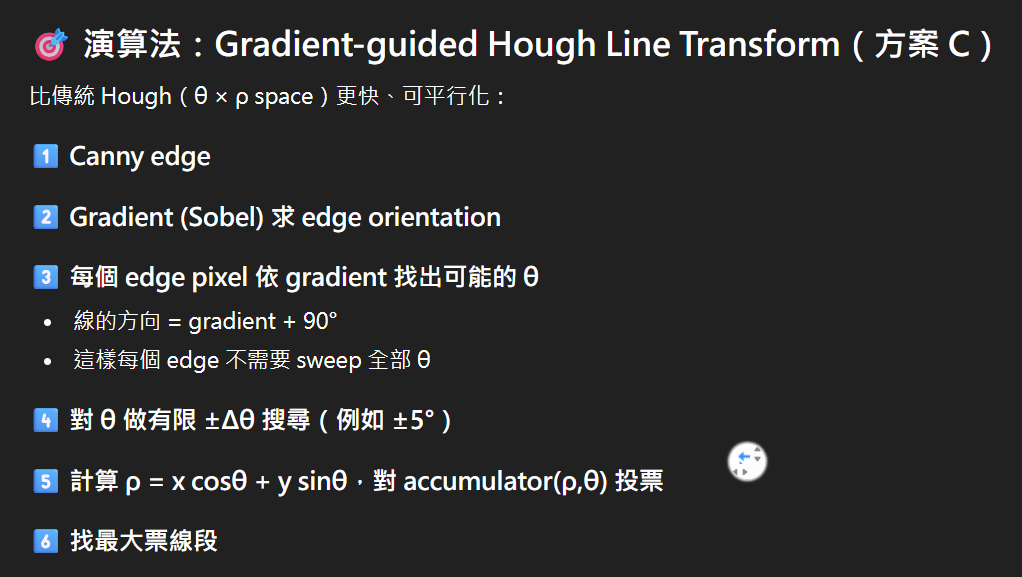
//> input picture gpt_explain.png, 1022 x 577 px
$ ./main_star_localacc ../gpt_explain.png   (built with g++ and OpenCV 4)
//> lines starting //> are read from the running program, lines starting //| are printed output that depends on the picture; after the words box and inside, x2 and y2 are one past the last pixel; in counts of white or black regions, pixels touching at a corner belong together
#include <immintrin.h>
#include <pthread.h>

#include <algorithm>
#include <chrono>
#include <cmath>
#include <iostream>
#include <opencv2/opencv.hpp>
#include <vector>

using namespace std;
using namespace cv;
using namespace chrono;

struct Params {
    string input, output = "output_localavx.png", mode = "circle";
    int rmin = 100, rmax = 200, rstep = 1;
    int canny_low = 80, canny_high = 180;
    int theta_step_deg = 1, theta_window_deg = 4;
    int threads = 8;
};

Params parse_args(int argc, char** argv) {
//> called with argc = 2
    Params p;
    if (argc < 2) {
        cerr << "Usage: " << argv[0] << " input.png [options]\n";
        exit(1);
    }
    p.input = argv[1];
    for (int i = 2; i < argc; i++) {
        string a = argv[i];
        if (a == "-o" && i + 1 < argc)
            p.output = argv[++i];
        else if (a == "--mode" && i + 1 < argc)
            p.mode = argv[++i];
        else if (a == "--rmin" && i + 1 < argc)
            p.rmin = stoi(argv[++i]);
        else if (a == "--rmax" && i + 1 < argc)
            p.rmax = stoi(argv[++i]);
        else if (a == "--rstep" && i + 1 < argc)
            p.rstep = stoi(argv[++i]);
        else if (a == "--tstep" && i + 1 < argc)
            p.theta_step_deg = stoi(argv[++i]);
        else if (a == "--twin" && i + 1 < argc)
            p.theta_window_deg = stoi(argv[++i]);
        else if (a == "-t" && i + 1 < argc)
            p.threads = stoi(argv[++i]);
    }
    if (p.mode == "circle")
        p.output = "out_circle_pthreads_2d.png";
    else if (p.mode == "line")
        p.output = "out_line_pthreads_2d.png";
    return p;
}

struct Edge {
    int x, y;
    float nx, ny;
};

struct ThreadArg {
    const vector<Edge>* edges;
    size_t start, end;
    int W, H;
    int rmin, rmax, rstep;
    int* local_acc;  // aligned memory for AVX2
    double elapsed_ms;
};

void* vote_circle_thread(void* arg) {
    auto t0 = high_resolution_clock::now();
    ThreadArg* ta = (ThreadArg*)arg;
    const vector<Edge>& edges = *ta->edges;
    int W = ta->W, H = ta->H;

    for (size_t i = ta->start; i < ta->end; i++) {
        const Edge& e = edges[i];
        for (int r = ta->rmin; r <= ta->rmax; r += ta->rstep) {
            // 正方向
            int cx = int(round(e.x + r * e.nx));
            int cy = int(round(e.y + r * e.ny));
            if ((unsigned)cx < (unsigned)W && (unsigned)cy < (unsigned)H)
                ta->local_acc[cy * W + cx]++;
            // 反方向
            int cx2 = int(round(e.x - r * e.nx));
            int cy2 = int(round(e.y - r * e.ny));
            if ((unsigned)cx2 < (unsigned)W && (unsigned)cy2 < (unsigned)H)
                ta->local_acc[cy2 * W + cx2]++;
        }
    }

    auto t1 = high_resolution_clock::now();
    ta->elapsed_ms = duration<double, milli>(t1 - t0).count();
    return nullptr;
}

// AVX2 合併 local_acc
void merge_acc_avx(int* acc, const vector<int*>& locals, int N, int T) {
    size_t i = 0;
    for (; i + 8 <= (size_t)N; i += 8) {
        __m256i vsum = _mm256_setzero_si256();
        for (int t = 0; t < T; t++) {
            __m256i v = _mm256_load_si256((__m256i*)(locals[t] + i));
            vsum = _mm256_add_epi32(vsum, v);
        }
        _mm256_store_si256((__m256i*)(acc + i), vsum);
    }
    // tail
    for (; i < (size_t)N; i++) {
        int s = 0;
        for (int t = 0; t < T; t++) s += locals[t][i];
        acc[i] = s;
    }
}

int main(int argc, char** argv) {
    Params p = parse_args(argc, argv);

    Mat img = imread(p.input);
//> img is the input picture: 577 rows x 1022 cols, CV_8UC3; mean B, G, R 46.3, 45.8, 45.5
    if (img.empty()) {
        cerr << "Cannot open image\n";
        return -1;
    }

    Mat gray;
    cvtColor(img, gray, COLOR_BGR2GRAY);
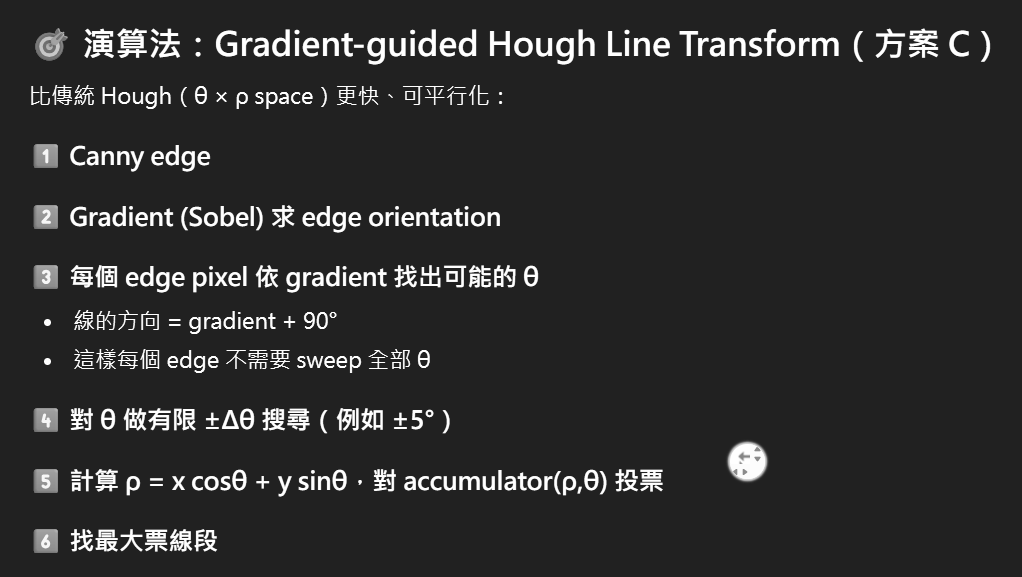
//> gray: 577 rows x 1022 cols, CV_8UC1; min 33, max 255, mean 45.7

    Mat edges;
    Canny(gray, edges, p.canny_low, p.canny_high);
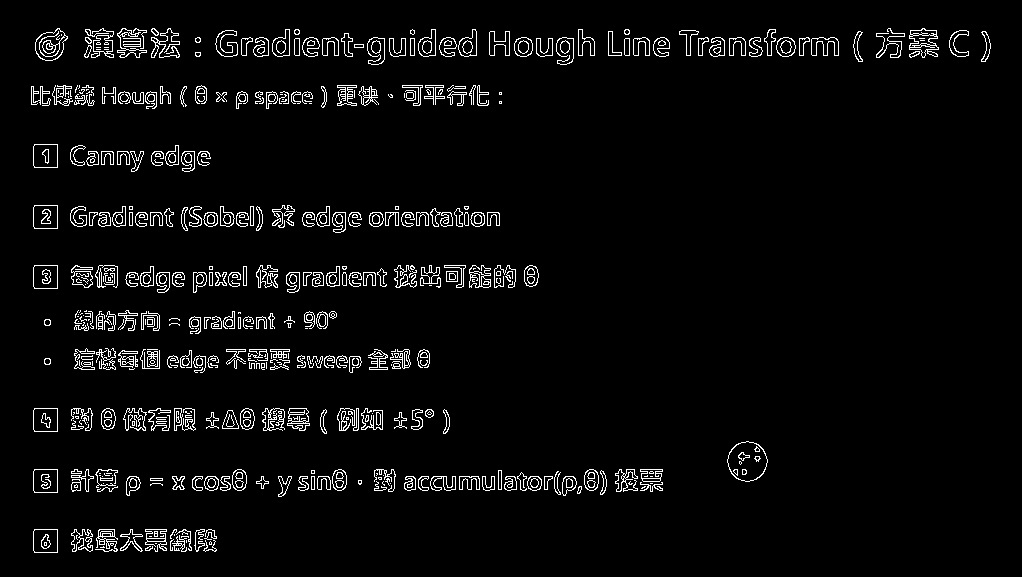
//> edges: 577 rows x 1022 cols, CV_8UC1; 4.1% white in thin lines or dots, all inside (x1, y1, x2, y2) = (31, 28, 991, 553)

    Mat gx, gy;
    Sobel(gray, gx, CV_32F, 1, 0, 3);
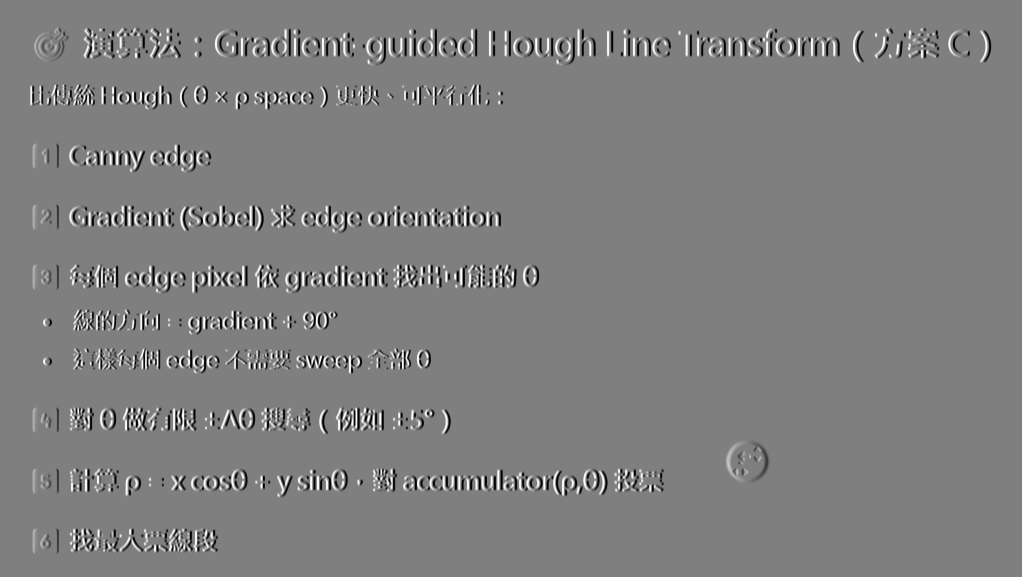
//> gx: 577 rows x 1022 cols, CV_32FC1; min -888, max 888, mean 0; drawn with min black and max white
    Sobel(gray, gy, CV_32F, 0, 1, 3);
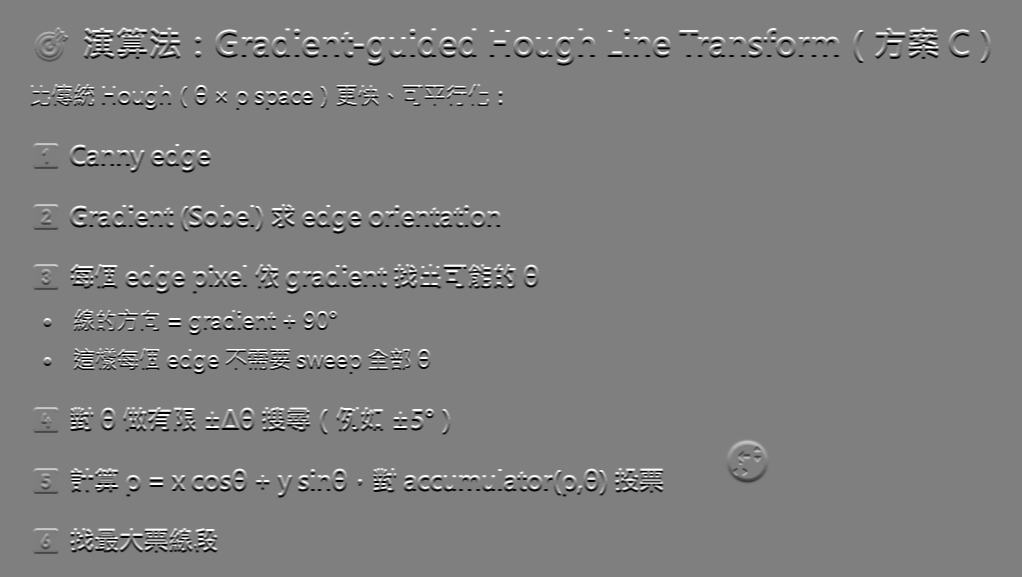
//> gy: 577 rows x 1022 cols, CV_32FC1; min -888, max 888, mean 0; drawn with min black and max white

    vector<Edge> edgelist;
    for (int y = 0; y < edges.rows; y++) {
        const uchar* er = edges.ptr<uchar>(y);
        const float* gxr = gx.ptr<float>(y);
        const float* gyr = gy.ptr<float>(y);
        for (int x = 0; x < edges.cols; x++) {
            if (!er[x]) continue;
            float dx = gxr[x], dy = gyr[x];
            float mag = sqrt(dx * dx + dy * dy);
            if (mag < 1e-6) continue;
            edgelist.push_back({x, y, dx / mag, dy / mag});
        }
    }
//> after the loop, edgelist = 23953 items

    cout << "Edges: " << edgelist.size() << "\n";
//| Edges: 23953

    int W = gray.cols, H = gray.rows;
//> W = 1022; H = 577
    int N = W * H;
//> N = 589694

    int T = p.threads;
    vector<int*> local_acc(T);
    for (int t = 0; t < T; t++) local_acc[t] = (int*)_mm_malloc(sizeof(int) * N, 32);

    // init
    for (int t = 0; t < T; t++) fill(local_acc[t], local_acc[t] + N, 0);

    // thread pool
    vector<pthread_t> tids(T);
    vector<ThreadArg> targs(T);
    size_t per = (edgelist.size() + T - 1) / T;
//> per = 2995

    vector<float> time_vec(p.threads, 0);

    auto t_vote_start = high_resolution_clock::now();
    for (int t = 0; t < T; t++) {
        size_t s = t * per;
        size_t e = min(edgelist.size(), s + per);
        targs[t] = {&edgelist, s, e, W, H, p.rmin, p.rmax, p.rstep, local_acc[t], 0.0};
        if (s < e) pthread_create(&tids[t], nullptr, vote_circle_thread, &targs[t]);
    }
//> this loop made 8 passes
//> (s, e) on passes 1 to 8: (0, 2995), (2995, 5990), (5990, 8985), (8985, 11980), (11980, 14975), (14975, 17970), (17970, 20965), (20965, 23953)
//> after the loop, tids = [140115598276288, 140115531163328, 140115464050368, 140115396937408, 140115329824448, 140115262711488, 140115195598528, 140115128485568]

    for (int t = 0; t < T; t++) pthread_join(tids[t], nullptr);


    // merge
    int* acc = (int*)_mm_malloc(sizeof(int) * N, 32);
    merge_acc_avx(acc, local_acc, N, T);

    auto t_vote_end = high_resolution_clock::now();
    auto vote_ms = duration<double, milli>(t_vote_end - t_vote_start).count();
    cout << "Voting: " << vote_ms << " ms\n";
    // find best
    int best_votes = 0, best_cx = 0, best_cy = 0;
    for (int y = 0; y < H; y++)
        for (int x = 0; x < W; x++)
            if (acc[y * W + x] > best_votes) {
                best_votes = acc[y * W + x];
                best_cx = x;
                best_cy = y;
            }
//> after the loop, best_votes = 54; best_cx = 287; best_cy = 219

    cout << "Best circle center: (" << best_cx << "," << best_cy << ") votes=" << best_votes
         << "\n";
//| Best circle center: (287,219) votes=54

    for (int t = 0; t < T; t++) _mm_free(local_acc[t]);
    _mm_free(acc);

    for (int t = 0; t < T; t++)
        cout << "Thread " << t << " time: " << targs[t].elapsed_ms << " ms\n";

    return 0;
}
